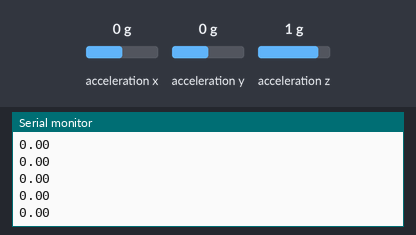
This sketch was run on a simulated Arduino Uno, built with avr-gcc and run on an emulated ATmega328P. Parts: the last lines printed to the serial monitor. The test bench sets the inputs (shaded band); at power-on: acceleration x 0 g, acceleration y 0 g, acceleration z 1 g.

Above: at 1.2 s.
1.3 s: acceleration x set to -1.4 g
At 2.1 s:
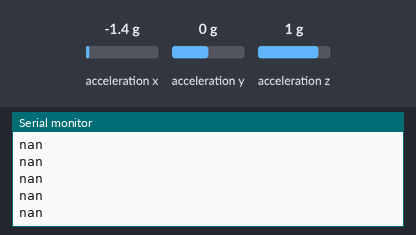
3.2 s: acceleration x set to 0 g
At 3.7 s:
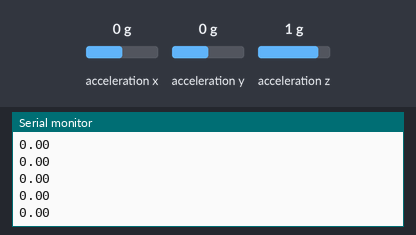

The sketch:

AccelerationGraph.ino
```cpp
#include "Wire.h"
#include "ADXL345.h"

ADXL345 accel;
int16_t ax, ay, az;

void setup() {
  Wire.begin();
  accel.initialize();
  Serial.begin(9600);
  while (!Serial) {}
}

void loop() {
  accel.getAcceleration(&ax, &ay, &az);
  Serial.println(sqrt(sq(ax)+sq(ay)+sq(az)));
}
```

Measured:
- after the input at 1.3 s, the serial monitor: prints a new line after 0.07 s (image 1)
